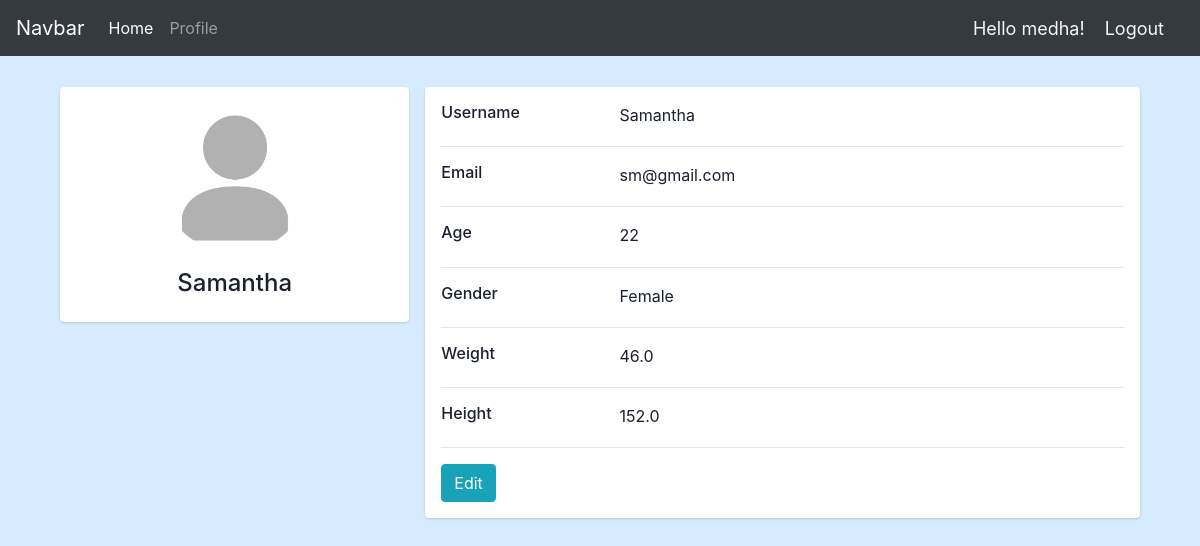
Screenshot of /profile/5/ (signed in) with the database file from the repository.
### cc/models.py (models this page shows, shortened)
class Customer(models.Model):
    CATEGORY = (
        ('Active','Active'),
        ('Moderately active','Moderately active'),
        ('Inactive','Inactive')
    )
    GENDER = (
        ('Male','Male'),
        ('Female','Female'),
        ('Other', 'Other')
    )
    user = models.OneToOneField(User, null=True, on_delete=models.CASCADE)
    name = models.CharField(max_length=200,null=True)
    email = models.CharField(max_length=100,unique=True,null=True)
    date_created = models.DateTimeField(auto_now_add=True)
    age = models.IntegerField(null=True)
    weight = models.FloatField(null=True)
    height = models.FloatField(null=True)
    gender = models.CharField(max_length=50, null=True, choices=GENDER)
    category = models.CharField(max_length=50, null=True,choices=CATEGORY)

### cc/views.py (the view)
# urls.py: path('profile/<str:pk>/', views.profilePage, name="profile_page"),
@login_required(login_url = 'login')
def profilePage(request, pk):
    customer = Customer.objects.get(id=pk)
    context = {'customer':customer}
    return render(request, 'cc/profilePage.html', context)

### cc/templates/cc/profilePage.html
{% extends 'cc/main.html' %}
{% load static %}
{% block content %}
<div class="container">
    <div class="main-body">
        <div class="row gutters-sm mt-3">
            <div class="col-md-4 mb-3">
                <div class="card">
                    <div class="card-body">
                        <div class="d-flex flex-column align-items-center text-center">
                            <img src="{% static '/images/user.png' %}" class="rounded-circle" width="150">
                            <div class="mt-3"><h4>{{customer.name|title}}</h4></div>
                        </div>
                    </div>
                </div>
            </div>
            <div class="col-md-8">
                <div class="card">
                    <div class="card-body">
                        <div class="row">
                            <div class="col-sm-3"><h6>Username</h6></div>
                            <div class="col-sm-9">{{customer.name}}</div>
                        </div>
                        <hr>
                        <div class="row">
                            <div class="col-sm-3"><h6>Email</h6></div>
                            <div class="col-sm-9">{{customer.email}}</div>
                        </div>
                        <hr>
                        <div class="row">
                            <div class="col-sm-3"><h6>Age</h6></div>
                            <div class="col-sm-9">{{customer.age}}</div>
                        </div>
                        <hr>
                        <div class="row">
                            <div class="col-sm-3"><h6>Gender</h6></div>
                            <div class="col-sm-9">{{customer.gender}}</div>
                        </div>
                        <hr>
                        <div class="row">
                            <div class="col-sm-3"><h6>Weight</h6></div>
                            <div class="col-sm-9">{{customer.weight}}</div>
                        </div>
                        <hr>
                        <div class="row">
                            <div class="col-sm-3"><h6>Height</h6></div>
                            <div class="col-sm-9">{{customer.height}}</div>
                        </div>
                        <hr>
                        <div class="row">
                            <div class="col-sm-12">
                                <a class="btn btn-info " href="{% url 'customer_details' request.user.customer.id %}">Edit</a>
                            </div>
                        </div>
                    </div>
                </div>
            </div>
        </div>
    </div>
</div>
{% endblock %}

### cc/templates/cc/navbar.html (shortened to what this page needs)
<nav class="navbar navbar-expand-lg navbar-dark bg-dark">
    <a class="navbar-brand" href="#">Navbar</a>
    <div class="collapse navbar-collapse" id="navbarSupportedContent">
      <ul class="navbar-nav mr-auto">
        <li class="nav-item active">
          <a class="nav-link" href="{% url 'home' request.user.customer.id %}">Home <span class="sr-only">(current)</span></a>
        </li>
        <li class="nav-item">
          <a class="nav-link" href="{% url 'profile_page' request.user.customer.id %}">Profile</a>
        </li>
    </div>
    <span class="msg" style="font-size: 18px; color: whitesmoke; margin-right: 20px;">Hello {{request.user}}!</span>
    <span><a class="msg" href="{% url 'logout' %}" style="font-size: 18px; color: whitesmoke; margin-right: 20px;">Logout</a></span>
  </nav>

### static/css/main.css (style rules this page uses)
body { background-color: rgb(214, 235, 255); }
body { color: #1a202c; text-align: left; }
.main-body { padding: 15px; }
.card { box-shadow: 0 1px 3px 0 rgba(0,0,0,.1), 0 1px 2px 0 rgba(0,0,0,.06); }
.card { position: relative; display: flex; flex-direction: column; min-width: 0; word-wrap: break-word; background-color: #fff; background-clip: border-box; border: 0 solid rgba(0,0,0,.125); border-radius: .25rem; }
.card-body { flex: 1 1 auto; min-height: 1px; padding: 1rem; }
.gutters-sm { margin-right: -8px; margin-left: -8px; }
.gutters-sm>.col, .gutters-sm>[class*=col-] { padding-right: 8px; padding-left: 8px; }
.mb-3, .my-3 { margin-bottom: 1rem!important; }

### rows the page displays
Customer: name "Samantha", email "sm@gmail.com", age "22", gender "Female", weight "46.0", height "152.0"

### other values shown
{{ request.user }} "medha"
